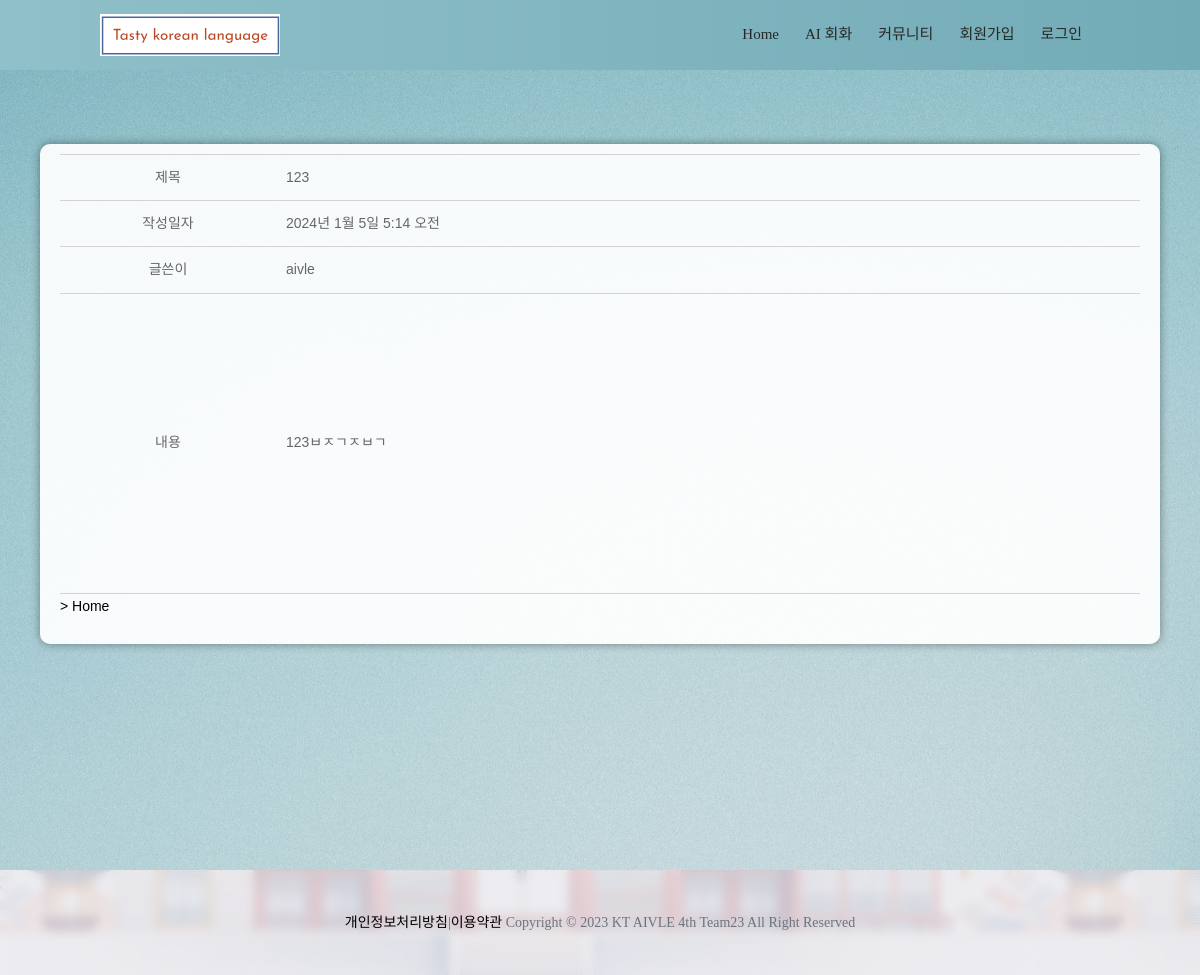
Screenshot of /community/detail/2 with the database file from the repository.
### community/models.py (models this page shows, shortened)
class Post(models.Model):
    title = models.CharField(max_length=40, default = '')
    contents = models.TextField()
    create_date = models.DateTimeField(auto_now_add=True)
    like_count = models.PositiveIntegerField(default=0) # 양수입력 필드
    writer = models.ForeignKey(settings.AUTH_USER_MODEL, on_delete=models.CASCADE, default = '') # on_delete : User가 delete 될 때 게시글을 어떻게 설정한 것인지에 대해 설정 1. 게시글 같이 지우기(CASCADE) 2. 없는 값으로 해서 게시글은 남겨두기

### accounts/models.py (models this page shows)
class User(AbstractUser):
    LANGUAGE_CHOICES = (
        ("en", "English"),
        ("ko", "Korean"),
        ("zh", "Chinese"),
        ("ja", "Japanese"),
    )
    language = models.CharField(choices=LANGUAGE_CHOICES, max_length=2, default="en")

### community/views.py (the view)
# urls.py: path('detail/<int:pk>', views.detail, name="detail"),
def detail(request, pk):
    post = Post.objects.get(pk=pk)
    print(request.user)
    return render(request, 'community/community_detail.html', {'post':post, 'user':request.user})

### community/templates/community/community_detail.html (shortened to what this page needs)
{% extends 'base.html' %}
{% load static %}
{% block extrahead %}
<link rel="stylesheet" href="{% static 'css/community.css' %}">
{% endblock extrahead %}
{% block content %}
<div class = "content">
    <table class="board_for_read">
        <body style="background-image: url('{% static 'img/test4.png' %}');">
        <tbody>
            <tr>
                <td class="td_title" style="text-align:center; width:20%;">제목</td>
                <td style="padding:10px;">
                    <span>{{ post.title }}</span>
                </td>
            </tr>
            <tr>
                <td class="td_title" style="text-align:center; width:20%;">작성일자</td>
                <td style="padding:10px;">
                    <span>{{ post.create_date }}</span>
                </td>
            </tr>
            <tr>
                <td class="td_title" style="text-align:center;">글쓴이</td>
                <td style="padding:10px;">
                    <span>{{ post.writer }}</span>
                </td>
            </tr>
            <tr>
                <td class="td_title" style="text-align:center;">내용</td>
                <td style="padding:10px; height:300px;">
                    <span>{{ post.contents }}</span>
                </td>
            </tr>
        </tbody>
    </table>
    <div style="text-align:left;">
        <a href="{% url 'community:index' %}">> Home</a>
    </div>
</div>
{% endblock content %}

### tasty_korean_language/static/css/style.css (style rules this page uses)
* { box-sizing: border-box !important; transition: ease all 0.5s; }
html { scroll-behavior: smooth; }
body { color: #666666; font-size: 14px; font-family: Raleway; line-height: 1.80857; font-weight: normal; overflow-x: hidden; }
a { color: #1f1f1f; text-decoration: none !important; outline: none !important; -webkit-transition: all .3s ease-in-out; -moz-transition: all .3s ease-in-out; -ms-transition: all .3s ease-in-out; -o-transition: all .3s ease-in-out; transition: all .3s ease-in-out; }
*, *::after, *::before { -webkit-box-sizing: border-box; -moz-box-sizing: border-box; box-sizing: border-box; }
a { color: #222222; text-decoration: none; outline: none !important; }
a, .btn { text-decoration: none !important; outline: none !important; -webkit-transition: all .3s ease-in-out; -moz-transition: all .3s ease-in-out; -ms-transition: all .3s ease-in-out; -o-transition: all .3s ease-in-out; transition: all .3s ease-in-out; }
body { color:#666666; font-size: 14px; font-family: 'Raleway'; line-height: 1.80857; font-weight: normal; overflow-x: hidden; }
:root { --blue: #007bff; --indigo: #6610f2; --purple: #6f42c1; --pink: #e83e8c; --red: #dc3545; --orange: #fd7e14; --yellow: #ffc107; --green: #28a745; --teal: #20c997; --cyan: #17a2b8; --white: #fff; --gray: #6c757d; --gray-dark: #343a40; --primary: #007bff; --secondary: #6c757d; --success: #28a745; --info: #17a2b8; --warning: #ffc107; --danger: #dc3545; --light: #f8f9fa; --dark: #343a40; --breakpoint-xs: 0; --breakpoint-sm: 576px; --breakpoint-md: 768px; --breakpoint-lg: 992px; --breakpoint-xl: 1200px; --font-family-sans-serif: -apple-system,BlinkMacSystemFont,"Segoe UI",Roboto,"Helvetica Neue",Arial,sans-serif,"Apple Color Emoji","Segoe UI Emoji","Segoe UI Symbol"; --font-family-monospace: SFMono-Regular,Menlo,Monaco,Consolas,"Liberation Mono","Courier New",monospace; }

### community/static/css/community.css (style rules this page uses)
* { margin: 0; padding: 0; }
.content { background: rgba(255, 255, 255, 0.92); font-family: Arial; overflow: hidden; border-radius: 10px; box-shadow: 0px 0px 10px 0px rgba(0, 0, 0, 0.4); margin-top: 3%; margin-left: 0%; padding: 10px 20px; width: 100%; min-height: 500px; }
table { width: 100%; border-top: 1px solid #d3d3d3; border-collapse: collapse; }
th, td { border-bottom: 1px solid #d3d3d3; padding: 10px; }
a { color:black; text-decoration-line : none; }

### tasty_korean_language/static/css/icomoon.css (style rules this page uses)
body { background: #fff; }

### rows the page displays
Post: title "123", create_date "2024년 1월 5일 5:14 오전", writer "aivle", contents "123ㅂㅈㄱㅈㅂㄱ"
